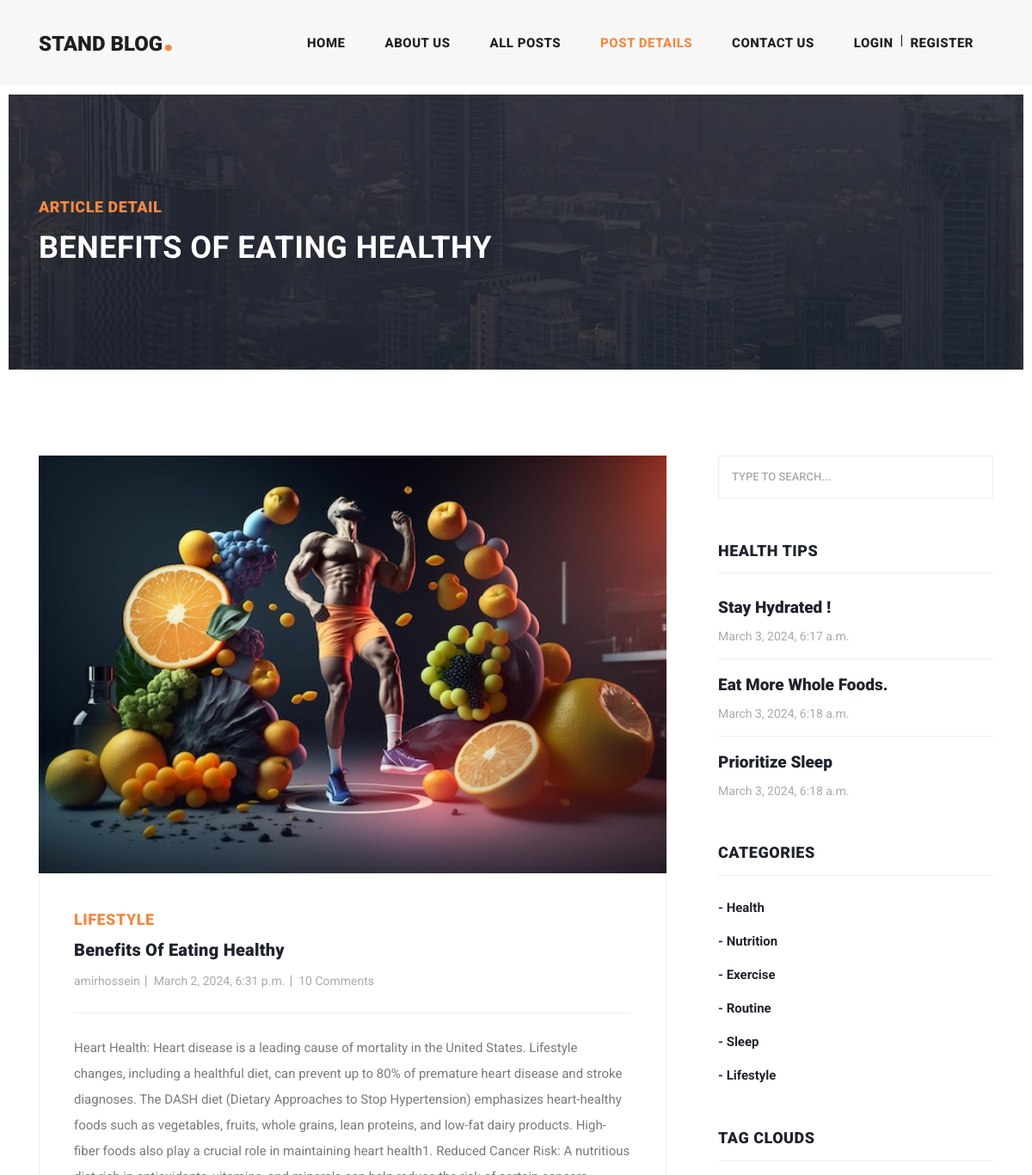
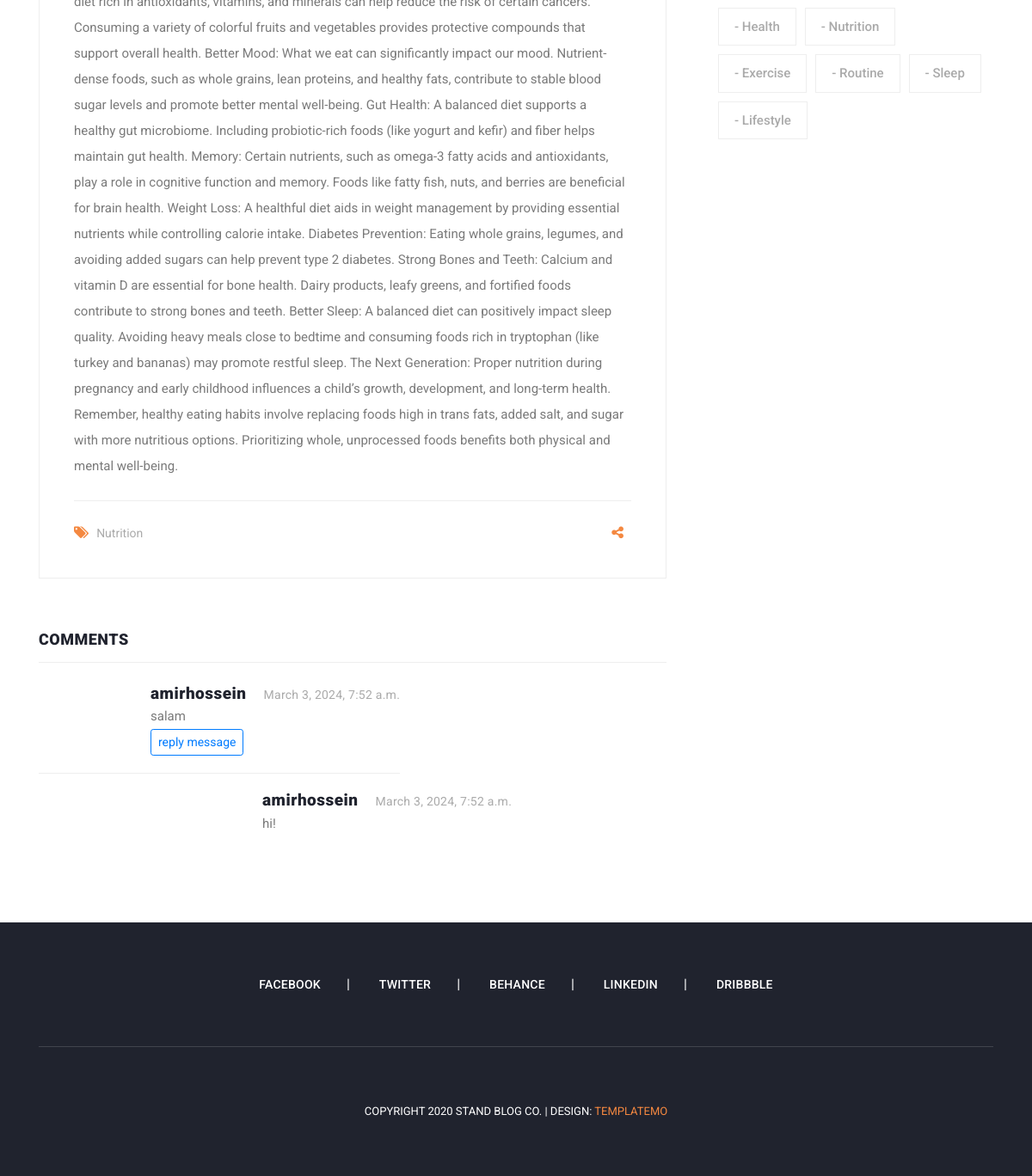
Page /articles/detail/3/ on the committed database (2 pictures, top to bottom).
### blog/models.py (models this page shows, shortened)
class Article(models.Model):
    author = models.ForeignKey(User, on_delete=models.CASCADE)
    title = models.CharField(max_length=70)
    category = models.ManyToManyField(Category, related_name="articles")
    body = models.TextField()
    image = models.ImageField(upload_to="article_image")
    slug = models.SlugField(null=True, blank=True, unique=True)
    created = models.DateTimeField(auto_now_add=True)
    updated = models.DateTimeField(auto_now=True)
    class Meta:
        ordering = ('-created',)

class Category(models.Model):
    title = models.CharField(max_length=100)
    created = models.DateTimeField(auto_now_add=True)

class Comment(models.Model):
    article = models.ForeignKey(Article, on_delete=models.CASCADE, related_name="comments")
    user = models.ForeignKey(User, on_delete=models.CASCADE, related_name="comments")
    parent = models.ForeignKey('self', on_delete=models.CASCADE, null=True, blank=True, related_name='replies')
    body = models.TextField()
    created_at = models.DateTimeField(auto_now_add=True)

class Tip(models.Model):
    text = models.CharField(max_length=200)
    created = models.DateTimeField(auto_now_add=True)
    class Meta:
        ordering = ('created',)

### blog/views.py (the view)
# urls.py: path('detail/<int:id>/', views.article_detail, name="detail"),
def article_detail(request, id):
    article = get_object_or_404(Article, id=id)
    if request.method == "POST":
        parent_id = request.POST.get('parent_id')
        body = request.POST.get('body')
        Comment.objects.create(body=body, article=article, user=request.user, parent_id=parent_id)
    tips = Tip.objects.all()[:3]
    categories = Category.objects.all()
    return render(request, 'blog/article_details.html', context={'article':article, 'tips':tips, 'categories':categories})

### blog/templates/blog/article_details.html (shortened to what this page needs)
{% extends "home/main.html" %}
{% load static %}
{% load social_share %}
{% load render_partial %}
{% block content %}
    <div class="heading-page header-text">
      <section class="page-heading">
        <div class="container">
          <div class="row">
            <div class="col-lg-12">
              <div class="text-content">
                <h4>Article Detail</h4>
                <h2>{{ article.title }}</h2>
              </div>
            </div>
          </div>
        </div>
      </section>
    </div>
    <section class="blog-posts grid-system">
      <div class="container">
        <div class="row">
          <div class="col-lg-8">
            <div class="all-blog-posts">
              <div class="row">
                <div class="col-lg-12">
                  <div class="blog-post">
                    <div class="blog-thumb">
                      <img src="{{ article.image.url }}" alt="">
                    </div>
                    <div class="down-content">
                      <span>Lifestyle</span>
                      <a href="post-details.html"><h4>{{ article.title }}</h4></a>
                      <ul class="post-info">
                        <li><a href="#">{{ article.author }}</a></li>
                        <li><a href="#">{{ article.created }}</a></li>
                        <li><a href="#">10 Comments</a></li>
                      </ul>
                        <p>{{ article.body }}</p>
                      <div class="post-options">
                        <div class="row">
                          <div class="col-6">
                            <ul class="post-tags">
                              <li><i class="fa fa-tags"></i></li>
                              <li><a href="#">{{ article.category.first.title }}</a></li>
                            </ul>
                          </div>
                          <div class="col-6">
                            <ul class="post-share">
                              <li><i class="fa fa-share-alt"></i></li>
                            </ul>
                          </div>
                        </div>
                      </div>
                    </div>
                  </div>
                </div>
                <div class="col-lg-12">
                  <div class="sidebar-item comments">
                    <div class="sidebar-heading">
                      <h2>Comments</h2>
                    </div>
                    <div class="content">
                      <ul>
                        {% for comment in article.comments.all %}
                          {% if comment.parent == None %}
                            <li>
                              <div class="right-content">
                                <h4>{{ comment.user.username }}<span>{{ comment.created_at }}</span></h4>
                                <p>{{ comment.body }}</p>
                                <button onclick="set_value({{ comment.id }})" class="btn btn-sm btn-outline-primary">reply message</button>
                              </div>
                            </li>
                            <ul>
                              {% for reply in comment.replies.all %}
                              <li class="replied">
                                <div class="right-content">
                                  <h4>{{ reply.user.username }}<span>{{ reply.created_at }}</span></h4>
                                  <p>{{ reply.body }}</p>
                                </div>
                              </li>
                              {% endfor %}
                            </ul>
                          {% endif %}
                        {% endfor %}
                      </ul>
                    </div>
                  </div>
                </div>
              </div>
            </div>
          </div>
          {% include "home/sidebar.html" %}
    </section>
{% endblock %}

### home/templates/home/sidebar.html
<div class="col-lg-4">
    <div class="sidebar">
      <div class="row">
        <div class="col-lg-12">
          <div class="sidebar-item search">
            <form id="search_form" name="gs" method="GET" action="{% url "blog:search" %}">
              <input type="text" name="q" class="searchText" placeholder="type to search..." autocomplete="on">
            </form>
          </div>
        </div>
        <div class="col-lg-12">
          <div class="sidebar-item recent-posts">
            <div class="sidebar-heading">
              <h2>Health tips</h2>
            </div>
            <div class="content">
              <ul>
                {% for tip in tips %}
                <li><a href="post-details.html">
                  <h5>{{ tip.text }}</h5>
                  <span>{{ tip.created }}</span>
                </a></li>
                {% endfor %}
              </ul>
            </div>
          </div>
        </div>
        <div class="col-lg-12">
          <div class="sidebar-item categories">
            <div class="sidebar-heading">
              <h2>Categories</h2>
            </div>
            <div class="content">
              <ul>
                {% for category in categories %}
                <li><a href="#">- {{ category.title }}</a></li>
                {% endfor %}
              </ul>
            </div>
          </div>
        </div>
        <div class="col-lg-12">
          <div class="sidebar-item tags">
            <div class="sidebar-heading">
              <h2>Tag Clouds</h2>
            </div>
            <div class="content">
              <ul>
                {% for category in categories %}
                <li><a href="#">- {{ category.title }}</a></li>
                {% endfor %}
              </ul>
            </div>
          </div>
        </div>
      </div>
    </div>
  </div>
</div>
</div>

### rows in the picture
Article: title "BENEFITS OF EATING HEALTHY", image (picture), title "Benefits Of Eating Healthy", author "amirhossein", created "March 2, 2024, 6:31 p.m.", body "Heart Health: Heart disease is a leading cause of mortality in the United States. Lifestyle changes, including a healthful diet, can prevent up to 80% of premature heart disease and stroke diagnoses. The DASH diet (Dietary Approaches to Stop Hypertension) emphasizes heart-healthy foods such as vegetables, fruits, whole grains, lean proteins, and low-fat dairy products. High-fiber foods also play a crucial role in maintaining heart health1. Reduced Cancer Risk: A nutritious diet rich in antioxidants, vitamins, and minerals can help reduce the risk of certain cancers. Consuming a variety of colorful fruits and vegetables provides protective compounds that support overall health. Better Mood:…", category.first "Nutrition"
Comment: user.username "amirhossein", created_at "March 3, 2024, 7:52 a.m.", body "salam"
Comment: user.username "amirhossein", created_at "March 3, 2024, 7:52 a.m.", body "hi!"
Tip: text "Stay Hydrated !", created "March 3, 2024, 6:17 a.m."
Tip: text "Eat More Whole Foods.", created "March 3, 2024, 6:18 a.m."
Tip: text "Prioritize Sleep", created "March 3, 2024, 6:18 a.m."
Category: title "Health"
Category: title "Nutrition"
Category: title "Exercise"
Category: title "Routine"
Category: title "Sleep"
Category: title "Lifestyle"
